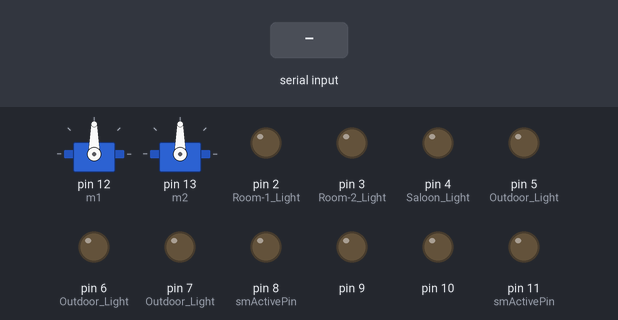
A sketch run on a simulated Arduino Uno, built with avr-gcc and run on an emulated ATmega328P. Parts: 2 × servo, output pins drawn as LEDs (lit = HIGH). The test bench sets the inputs (shaded band).

Above: at 1.2 s.
1.3 s: "interiorLights:on" received over Serial
At 2.7 s:
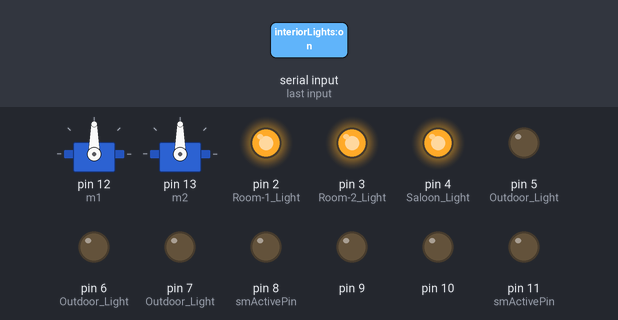
3.9 s: "outdoorLights:on" received over Serial
At 5.9 s:
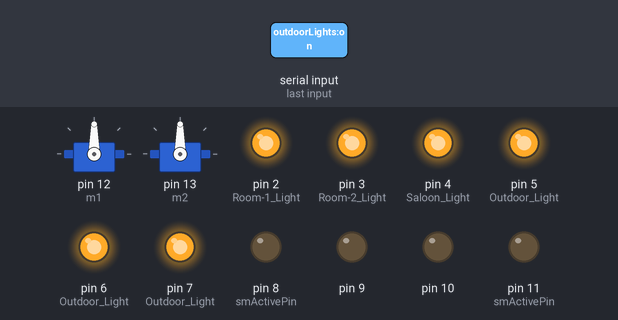
6.5 s: "interiorLights:off" received over Serial
At 7.9 s:
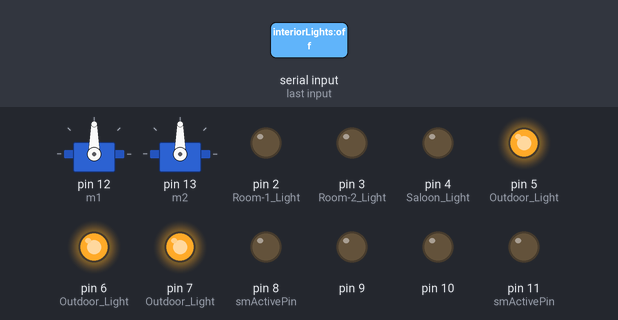
9.1 s: "room1:on" received over Serial
At 11.0 s:
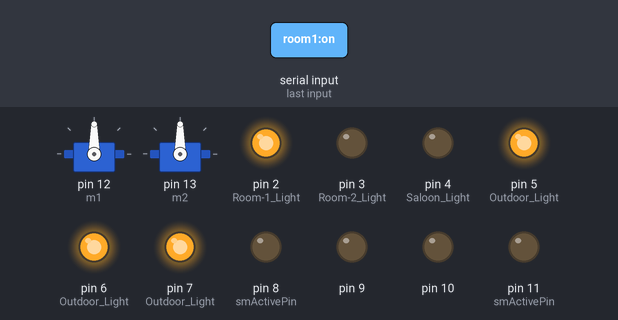
11.7 s: "outdoorLights:off" received over Serial
At 14.0 s:
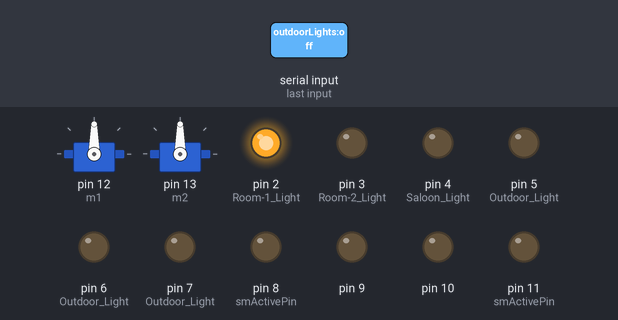
14.3 s: "room2:on" received over Serial
At 16.2 s:
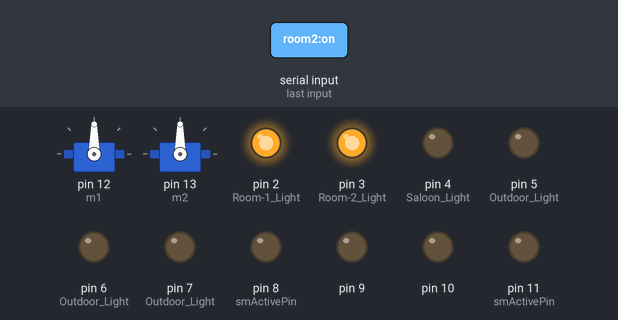
Timing chart, 0 to 17.7 s (numbered marks = the images above; inputs shaded):
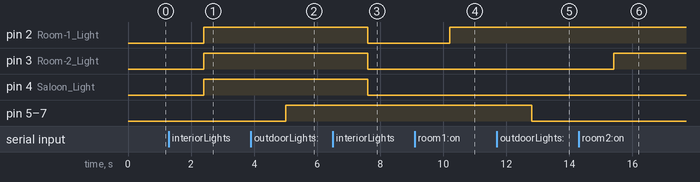

Measured:
- after the input at 1.3 s, pin 2 (Room-1_Light), pin 3 (Room-2_Light), pin 4 (Saloon_Light): LOW → HIGH after 1.1 s
- after the input at 3.9 s, pin 5 (Outdoor_Light), pin 6 (Outdoor_Light), pin 7 (Outdoor_Light): LOW → HIGH after 1.1 s
- after the input at 6.5 s, pin 2 (Room-1_Light), pin 3 (Room-2_Light), pin 4 (Saloon_Light): HIGH → LOW after 1.1 s
- after the input at 9.1 s, pin 2 (Room-1_Light): LOW → HIGH after 1.1 s
- after the input at 11.7 s, pin 5 (Outdoor_Light), pin 6 (Outdoor_Light), pin 7 (Outdoor_Light): HIGH → LOW after 1.1 s
- after the input at 14.3 s, pin 3 (Room-2_Light): LOW → HIGH after 1.1 s

The sketch:

smart-house.ino
```cpp
#include <Servo.h>
int smActivePin=8; //step motor active pin
String btState; //bluetooth state
Servo m1;
Servo m2;

void setup() {
  //Attaching servo motors to pins.
  m1.attach(12);
  m2.attach(13);

  //LEDs
  pinMode(2,OUTPUT); //Room-1 Light
  pinMode(3,OUTPUT); //Room-2 Light
  pinMode(4,OUTPUT); //Saloon Light
  pinMode(5,OUTPUT); //Outdoor Light
  pinMode(6,OUTPUT); //Outdoor Light
  pinMode(7,OUTPUT); //Outdoor Light

  //Communication speed
  Serial.begin(9600);

  //LED's Initial States
  digitalWrite(2,LOW);
  digitalWrite(3,LOW);
  digitalWrite(4,LOW);
  digitalWrite(5,LOW);
  digitalWrite(6,LOW);
  digitalWrite(7,LOW);

  //Step Motor Pins
  pinMode(8,OUTPUT);
  pinMode(9,OUTPUT);
  pinMode(10,OUTPUT);
  pinMode(11,OUTPUT);
}

void loop() {
    while(Serial.available() > 0){
      btState = Serial.readString();
      if(btState == "interiorLights:on"){
        digitalWrite(2,HIGH);
        digitalWrite(3,HIGH);
        digitalWrite(4,HIGH);
      } else if(btState == "interiorLights:off"){
        digitalWrite(2,LOW);
        digitalWrite(3,LOW);
        digitalWrite(4,LOW);
      } else if(btState == "outdoorLights:on"){
        digitalWrite(5,HIGH);
        digitalWrite(6,HIGH);
        digitalWrite(7,HIGH);
      } else if(btState == "outdoorLights:off"){
        digitalWrite(5,LOW);
        digitalWrite(6,LOW);
        digitalWrite(7,LOW);
      } else if(btState == "room1:on"){
        digitalWrite(2,HIGH);
      } else if(btState == "room1:off"){
        digitalWrite(2,LOW);
      } else if(btState == "room2:on"){
        digitalWrite(3,HIGH);
      } else if(btState == "room2:off"){
        digitalWrite(3,LOW);
      } else if(btState == "saloon:on"){
        digitalWrite(4,HIGH);
      } else if(btState == "saloon:off"){
        digitalWrite(4,LOW);
      }else if(btState == "blankets:on"){
        m1.write(90);
        delay(50);
        m2.write(90);
        delay(50);
      } else if(btState == "blankets:off"){
        m1.write(0);
        delay(50);
        m2.write(0);
        delay(50);
      } else if(btState == "garage:on"){
        turnStepMotorR(500);
      } else if(btState == "garage:off"){
        turnStepMotorL(500);
      } else {
        btState = "";
      }
  }
  delay(100);
}
void turnStepMotorL(int step){
  for(int i = 0; i < step; i++){
    digitalWrite(smActivePin,HIGH);
    delay(2);
    digitalWrite(smActivePin,LOW);
    increaseSmActivePin();
  }
}

void turnStepMotorR(int step){
  for(int i = 0; i < step; i++){
    digitalWrite(smActivePin,HIGH);
    delay(2);
    digitalWrite(smActivePin,LOW);
    decreaseSmActivePin();
  }
}

void increaseSmActivePin(){
  smActivePin = smActivePin + 1;
  if(smActivePin == 12){
    smActivePin = 8;
  }
}

void decreaseSmActivePin(){
  smActivePin = smActivePin - 1;
  if(smActivePin == 7){
    smActivePin = 11;
  }
}
```
